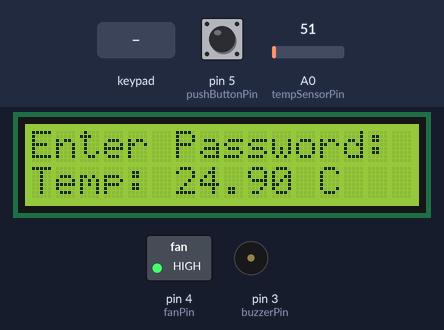
Recording of a sketch running on a simulated Arduino Uno, built with avr-gcc and run on an emulated ATmega328P. On the bench: 16×2 character LCD, switched loads named in the sketch (green lamp = pin HIGH), buzzer (waves = sounding). The test bench sets the inputs (shaded band); at power-on: A0 (tempSensorPin) = 51, pin 5 (pushButtonPin) HIGH. Pins used as bus, display or sensor lines are not drawn.

Above: at 1.2 s.
1.3 s: key '4' pressed
At 2.3 s:
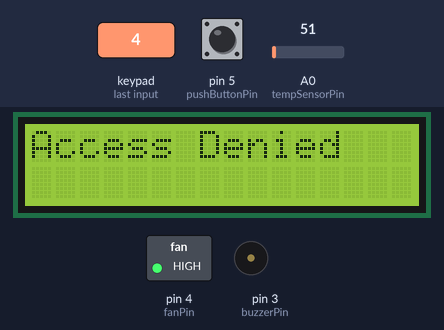
4.3 s: keypad keys 1 2 1 pressed 0.4 s apart
At 6.3 s:
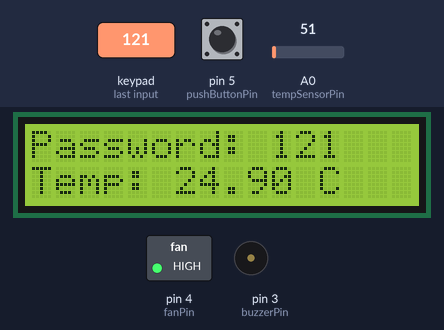
7.0 s: A0 (tempSensorPin) set to 45
At 7.6 s:
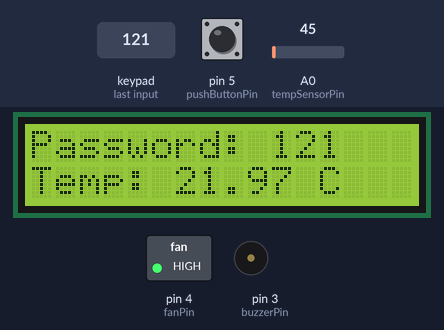
8.5 s: A0 (tempSensorPin) set to 38
At 9.7 s:
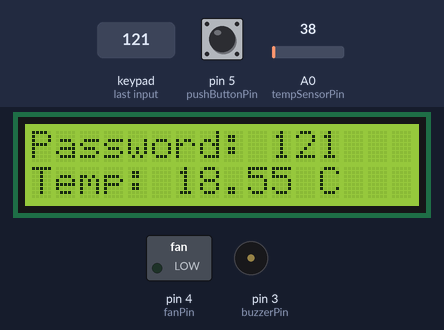
10.0 s: key '5' pressed
At 10.8 s:
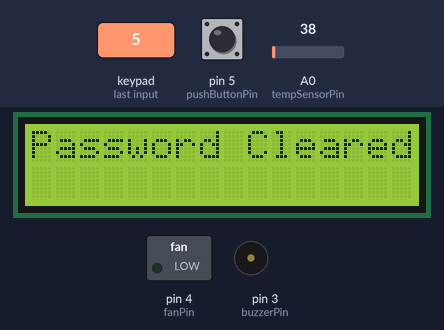
12.5 s: key '4' pressed
At 16.3 s:
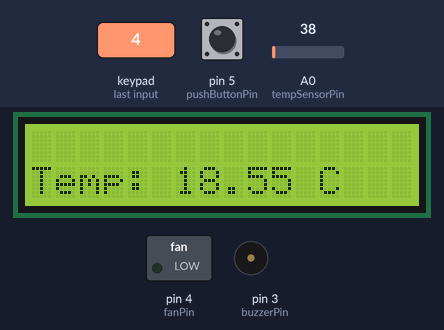
Timing chart, 0 to 16.5 s (numbered marks = the images above; inputs shaded):
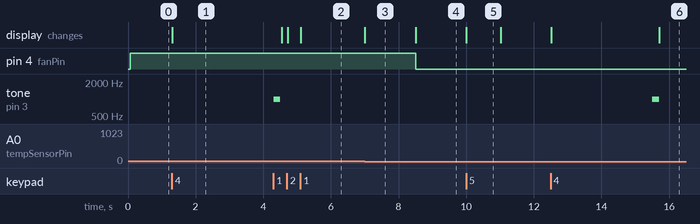

Measured:
- the behaviour switches between 41 and 40 on A0 (tempSensorPin) (found by bisection; images 3 and 4)
- after the input at 1.3 s, the display: changes at once (image 1)
- after the input at 4.3 s, the display: first changes after 0.24 s (image 2 shows a later state)
- after the input at 7.0 s, the display: changes at once (image 3)
- after the input at 8.5 s, pin 4 (fanPin): HIGH → LOW at once; the display: changes at once (image 4)
- after the input at 10.0 s, the display: changes at once (image 5)
- after the input at 12.5 s, tone on pin 3 (buzzerPin): silent → 1000 Hz after 3.0 s, → silent 0.20 s later; the display: first changes at once (image 6 shows a later state)

The sketch:

LCD_Temp.ino
```cpp
#include <Keypad.h>
#include <Servo.h>
#include <LiquidCrystal.h>

// Define the pins for the keypad rows and columns
const byte ROW_NUM = 2;     // Two rows
const byte COLUMN_NUM = 2;  // Two columns

char keys[ROW_NUM][COLUMN_NUM] = {
  {'1', '2'},  // Row 1
  {'4', '5'}   // Row 2
};

byte pin_rows[ROW_NUM] = {A5, A4};         // Row pins (4 and 5)
byte pin_column[COLUMN_NUM] = {A3, A2};   // Column pins (6 and 7)

Keypad keypad = Keypad(makeKeymap(keys), pin_rows, pin_column, ROW_NUM, COLUMN_NUM);

// IR sensor and servos
/*const int irSensorPin = 1;
Servo carDoorServo;
Servo houseDoorServo;
int carDoorServoPin = 2;
int houseDoorServoPin = 0;  // Using pin 0 for the house door servo*/

// Password logic
String correctPassword = "121";
String enteredPassword = "";

// Buzzer and LCD
const int buzzerPin = 3;
const int rs = 8, en = 9, d4 = 10, d5 = 11, d6 = 12, d7 = 13;
LiquidCrystal lcd(rs, en, d4, d5, d6, d7);

//LDR
const int fanPin = 4;            // Pin for the DC motor (fan)
const int tempSensorPin = A0;    // Temperature sensor (e.g., LM35)
const int pushButtonPin = 5;     // Push button to turn off the alarm

// Temperature thresholds
const float tempThreshold = 20.0;
const float highTempThreshold = 20.0;
bool alarmOn = false;

// Retry system
int retryCount = 0;
const int maxRetries = 3;
bool isLockedOut = false;

void setup() {
  // Removed Serial.begin() to avoid conflicts with pin 0 or 1
  lcd.begin(16, 2);
  lcd.print("Enter Password:");

  //carDoorServo.attach(carDoorServoPin);
  //houseDoorServo.attach(houseDoorServoPin);
  //carDoorServo.write(0);
  //houseDoorServo.write(0);

  pinMode(buzzerPin, OUTPUT);
  //pinMode(irSensorPin, INPUT);
  pinMode(fanPin, OUTPUT);
  pinMode(tempSensorPin, INPUT);
  pinMode(pushButtonPin, INPUT_PULLUP);


  digitalWrite(buzzerPin, LOW);
  digitalWrite(fanPin, LOW);

}

void loop() {

  // Car detection
  /*if (digitalRead(irSensorPin) == LOW) {
    lcd.clear();
    lcd.print("Car Detected!");
    carDoorServo.write(90);  // Open the car door
    delay(5000);             // Keep door open for 5 seconds
    carDoorServo.write(0);   // Close the car door
    lcd.clear();
    lcd.print("Enter Password:");
  }*/

  // Handle lockout
  if (isLockedOut) {
    lcd.clear();
    lcd.print("Locked Out!");
    delay(5000);  // Wait before allowing retries
    retryCount = 0;  // Reset retry counter
    isLockedOut = false;
    lcd.clear();
    lcd.print("Enter Password:");
  }

  // Handle password entry
  int i = 2500;
  char key = keypad.getKey();
  if (key) {
    if (key == '4') {  // Submit the password
      if (enteredPassword == correctPassword) {
        lcd.clear();
        lcd.print("Access Granted");
        //houseDoorServo.write(90); // Open the house door
        delay(5000);              // Keep door open for 5 seconds
        //houseDoorServo.write(0);  // Close the house door
        retryCount = 0;           // Reset retry count
      } else {
        lcd.clear();
        lcd.print("Access Denied");
        delay(3000);
        tone(buzzerPin, 1000);    // Sound the buzzer
        delay(200);
        noTone(buzzerPin);
        retryCount++;
        if (retryCount >= maxRetries) {
          isLockedOut = true;    // Lock the system
           for(i=2500; i<10000; i++){
            tone(buzzerPin, i);    // Sound the buzzer
            delay(1);
           }
          noTone(buzzerPin);
        }
      }
      enteredPassword = "";  // Clear the password
      lcd.clear();
      //lcd.print("Enter Password:");
    } else if (key == '5') {  // Clear the entered password
      enteredPassword = "";
      lcd.clear();
      lcd.print("Password Cleared");
      delay(1000);
      lcd.clear();
      lcd.print("Enter Password:");
    } else {  // Add key to password
      enteredPassword += key;
      lcd.clear();
      lcd.print("Password: ");
      lcd.print(enteredPassword);
    }
  }

    // Read the temperature
  int tempSensorValue = analogRead(tempSensorPin);
  float temperature = (tempSensorValue * 500.0 / 1024.0) ; // Convert to Celsius (for LM35)

  // Display the temperature on the LCD
  lcd.setCursor(0, 1);
  lcd.print("Temp: ");
  lcd.print(temperature);
  lcd.print(" C");
  //delay(2500);
  // Fan control
  if (temperature > tempThreshold) {
    digitalWrite(fanPin, HIGH); // Turn on the fan
    //lcd.setCursor(0, 1);
    //lcd.print("Fan: ON       ");
    //delay(2500);
  } else {
    digitalWrite(fanPin, LOW);  // Turn off the fan
    //lcd.setCursor(0, 1);
    //lcd.print("Fan: OFF      ");
    //delay(2500);
  }
  //delay(3500);
   // High-temperature alarm
  bool alarmOn = false;
  if (temperature > highTempThreshold && !alarmOn) {
    digitalWrite(buzzerPin, HIGH); // Turn on the alarm
    alarmOn = true;
    //cd.setCursor(0, 1);
    //lcd.print("Alarm: ON     ");
    //delay(5000);
  }

  // Turn off the alarm manually
  if (alarmOn && digitalRead(pushButtonPin) == LOW) {
    digitalWrite(buzzerPin, LOW); // Turn off the alarm
    alarmOn = false;
    //lcd.setCursor(0, 1);
    //lcd.print("Alarm: OFF    ");
    //delay(5000);
  }
  //delay(5000);
}
```
